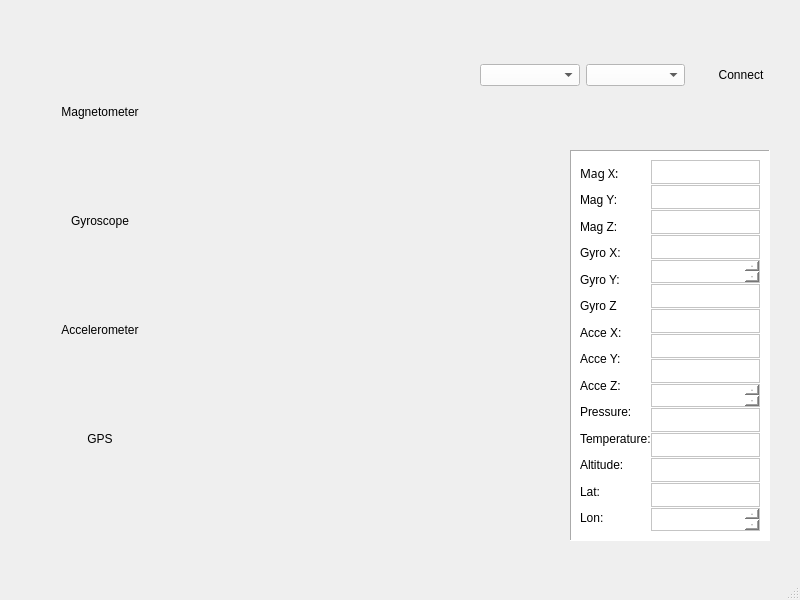
<?xml version="1.0" encoding="UTF-8"?>
<ui version="4.0">
 <class>MainWindow</class>
 <widget class="QMainWindow" name="MainWindow">
  <property name="geometry">
   <rect>
    <x>0</x>
    <y>0</y>
    <width>800</width>
    <height>600</height>
   </rect>
  </property>
  <property name="windowTitle">
   <string>MainWindow</string>
  </property>
  <widget class="QWidget" name="centralwidget">
   <widget class="QWidget" name="verticalLayoutWidget">
    <property name="geometry">
     <rect>
      <x>20</x>
      <y>20</y>
      <width>160</width>
      <height>511</height>
     </rect>
    </property>
    <layout class="QVBoxLayout" name="verticalLayout">
     <item>
      <widget class="QPushButton" name="pB_1">
       <property name="enabled">
        <bool>true</bool>
       </property>
       <property name="autoFillBackground">
        <bool>false</bool>
       </property>
       <property name="styleSheet">
        <string notr="true">background-color: rgb(255, 255, 255);</string>
       </property>
       <property name="text">
        <string>Magnetometer</string>
       </property>
       <property name="icon">
        <iconset>
         <normaloff>brujula.png</normaloff>brujula.png</iconset>
       </property>
       <property name="iconSize">
        <size>
         <width>40</width>
         <height>60</height>
        </size>
       </property>
       <property name="checkable">
        <bool>false</bool>
       </property>
       <property name="autoRepeat">
        <bool>false</bool>
       </property>
       <property name="default">
        <bool>false</bool>
       </property>
       <property name="flat">
        <bool>true</bool>
       </property>
      </widget>
     </item>
     <item>
      <widget class="QPushButton" name="pB_2">
       <property name="layoutDirection">
        <enum>Qt::LeftToRight</enum>
       </property>
       <property name="autoFillBackground">
        <bool>false</bool>
       </property>
       <property name="styleSheet">
        <string notr="true">background-color: rgb(255, 255, 255);</string>
       </property>
       <property name="text">
        <string>Gyroscope</string>
       </property>
       <property name="icon">
        <iconset>
         <normaloff>rotacion.png</normaloff>rotacion.png</iconset>
       </property>
       <property name="iconSize">
        <size>
         <width>40</width>
         <height>60</height>
        </size>
       </property>
       <property name="flat">
        <bool>true</bool>
       </property>
      </widget>
     </item>
     <item>
      <widget class="QPushButton" name="pB_3">
       <property name="text">
        <string>Accelerometer</string>
       </property>
       <property name="icon">
        <iconset>
         <normaloff>sistema.png</normaloff>sistema.png</iconset>
       </property>
       <property name="iconSize">
        <size>
         <width>40</width>
         <height>60</height>
        </size>
       </property>
       <property name="flat">
        <bool>true</bool>
       </property>
      </widget>
     </item>
     <item>
      <widget class="QPushButton" name="pushButton_4">
       <property name="text">
        <string>GPS</string>
       </property>
       <property name="icon">
        <iconset>
         <normaloff>gps.png</normaloff>gps.png</iconset>
       </property>
       <property name="iconSize">
        <size>
         <width>40</width>
         <height>60</height>
        </size>
       </property>
       <property name="flat">
        <bool>true</bool>
       </property>
      </widget>
     </item>
    </layout>
   </widget>
   <widget class="QWidget" name="horizontalLayoutWidget">
    <property name="geometry">
     <rect>
      <x>480</x>
      <y>10</y>
      <width>311</width>
      <height>131</height>
     </rect>
    </property>
    <layout class="QHBoxLayout" name="horizontalLayout">
     <item>
      <widget class="QComboBox" name="comboBox_2">
       <property name="styleSheet">
        <string notr="true">background-color: rgb(255, 255, 255);</string>
       </property>
      </widget>
     </item>
     <item>
      <widget class="QComboBox" name="comboBox">
       <property name="styleSheet">
        <string notr="true">background-color: rgb(255, 255, 255);</string>
       </property>
      </widget>
     </item>
     <item>
      <widget class="QPushButton" name="pushButton">
       <property name="text">
        <string>Connect</string>
       </property>
       <property name="icon">
        <iconset>
         <normaloff>conectar.png</normaloff>conectar.png</iconset>
       </property>
       <property name="flat">
        <bool>true</bool>
       </property>
      </widget>
     </item>
    </layout>
   </widget>
   <widget class="QFrame" name="horizontalFrame_2">
    <property name="geometry">
     <rect>
      <x>570</x>
      <y>150</y>
      <width>200</width>
      <height>391</height>
     </rect>
    </property>
    <property name="layoutDirection">
     <enum>Qt::LeftToRight</enum>
    </property>
    <property name="autoFillBackground">
     <bool>false</bool>
    </property>
    <property name="styleSheet">
     <string notr="true">background-color: rgb(255, 255, 255);</string>
    </property>
    <property name="frameShape">
     <enum>QFrame::Panel</enum>
    </property>
    <property name="frameShadow">
     <enum>QFrame::Sunken</enum>
    </property>
    <layout class="QHBoxLayout" name="horizontalLayout_2">
     <property name="spacing">
      <number>0</number>
     </property>
     <item>
      <layout class="QVBoxLayout" name="verticalLayout_2" stretch="0,0,0,0,0,0,0,0,0,0,0,0,0,0">
       <property name="spacing">
        <number>0</number>
       </property>
       <property name="sizeConstraint">
        <enum>QLayout::SetDefaultConstraint</enum>
       </property>
       <item>
        <widget class="QLabel" name="label">
         <property name="font">
          <font>
           <family>Segoe UI Variable Small</family>
           <pointsize>9</pointsize>
          </font>
         </property>
         <property name="text">
          <string>Mag X:</string>
         </property>
        </widget>
       </item>
       <item>
        <widget class="QLabel" name="label_2">
         <property name="text">
          <string>Mag Y:</string>
         </property>
        </widget>
       </item>
       <item>
        <widget class="QLabel" name="label_3">
         <property name="text">
          <string>Mag Z:</string>
         </property>
        </widget>
       </item>
       <item>
        <widget class="QLabel" name="label_4">
         <property name="text">
          <string>Gyro X:</string>
         </property>
        </widget>
       </item>
       <item>
        <widget class="QLabel" name="label_12">
         <property name="text">
          <string>Gyro Y:</string>
         </property>
        </widget>
       </item>
       <item>
        <widget class="QLabel" name="label_5">
         <property name="text">
          <string>Gyro Z</string>
         </property>
        </widget>
       </item>
       <item>
        <widget class="QLabel" name="label_11">
         <property name="text">
          <string>Acce X:</string>
         </property>
        </widget>
       </item>
       <item>
        <widget class="QLabel" name="label_6">
         <property name="text">
          <string>Acce Y:</string>
         </property>
        </widget>
       </item>
       <item>
        <widget class="QLabel" name="label_8">
         <property name="text">
          <string>Acce Z:</string>
         </property>
        </widget>
       </item>
       <item>
        <widget class="QLabel" name="label_9">
         <property name="text">
          <string>Pressure:</string>
         </property>
        </widget>
       </item>
       <item>
        <widget class="QLabel" name="label_7">
         <property name="text">
          <string>Temperature:</string>
         </property>
        </widget>
       </item>
       <item>
        <widget class="QLabel" name="label_13">
         <property name="text">
          <string>Altitude:</string>
         </property>
        </widget>
       </item>
       <item>
        <widget class="QLabel" name="label_14">
         <property name="text">
          <string>Lat:</string>
         </property>
        </widget>
       </item>
       <item>
        <widget class="QLabel" name="label_10">
         <property name="text">
          <string>Lon:</string>
         </property>
        </widget>
       </item>
      </layout>
     </item>
     <item>
      <layout class="QVBoxLayout" name="verticalLayout_4">
       <property name="spacing">
        <number>1</number>
       </property>
       <item>
        <widget class="QTextEdit" name="textEdit_10"/>
       </item>
       <item>
        <widget class="QTextEdit" name="textEdit_6"/>
       </item>
       <item>
        <widget class="QTextEdit" name="textEdit_4"/>
       </item>
       <item>
        <widget class="QTextEdit" name="textEdit"/>
       </item>
       <item>
        <widget class="QTextEdit" name="textEdit_5"/>
       </item>
       <item>
        <widget class="QTextEdit" name="textEdit_12"/>
       </item>
       <item>
        <widget class="QTextEdit" name="textEdit_3"/>
       </item>
       <item>
        <widget class="QTextEdit" name="textEdit_2"/>
       </item>
       <item>
        <widget class="QTextEdit" name="textEdit_11"/>
       </item>
       <item>
        <widget class="QTextEdit" name="textEdit_8"/>
       </item>
       <item>
        <widget class="QTextEdit" name="textEdit_7"/>
       </item>
       <item>
        <widget class="QTextEdit" name="textEdit_13"/>
       </item>
       <item>
        <widget class="QTextEdit" name="textEdit_9"/>
       </item>
       <item>
        <widget class="QTextEdit" name="textEdit_14">
         <property name="enabled">
          <bool>true</bool>
         </property>
        </widget>
       </item>
       <item>
        <widget class="QTextEdit" name="textEdit_15"/>
       </item>
      </layout>
     </item>
    </layout>
   </widget>
   <widget class="QLabel" name="label_15">
    <property name="geometry">
     <rect>
      <x>-20</x>
      <y>0</y>
      <width>822</width>
      <height>581</height>
     </rect>
    </property>
    <property name="text">
     <string/>
    </property>
    <property name="pixmap">
     <pixmap>fondo.jpg</pixmap>
    </property>
    <property name="scaledContents">
     <bool>true</bool>
    </property>
   </widget>
   <zorder>label_15</zorder>
   <zorder>verticalLayoutWidget</zorder>
   <zorder>horizontalLayoutWidget</zorder>
   <zorder>horizontalFrame_2</zorder>
  </widget>
  <widget class="QMenuBar" name="menubar">
   <property name="geometry">
    <rect>
     <x>0</x>
     <y>0</y>
     <width>800</width>
     <height>22</height>
    </rect>
   </property>
  </widget>
  <widget class="QStatusBar" name="statusbar"/>
 </widget>
 <resources/>
 <connections/>
</ui>
